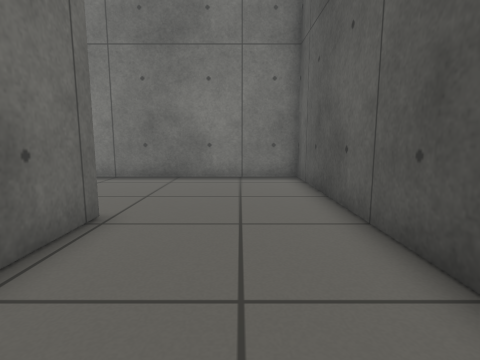
[1] (above)

12 first-person views from a walk through a robot-simulator world made for Gazebo. The camera is 0.15 m above the floor, tilts 8° down and sees 80° across. The floor is counted in squares, 0.1 m on a side. Each view is taken from the middle of a square. On the plan, view 1 faces up. The plan holds only what a view shows up to about 14 squares ahead; the rest is blank.

[2]
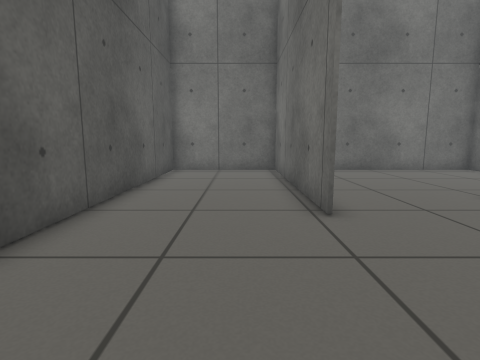

[3]
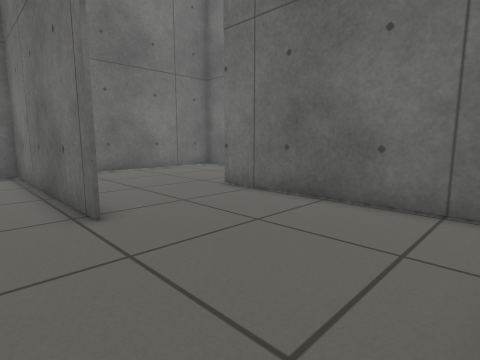

[4]
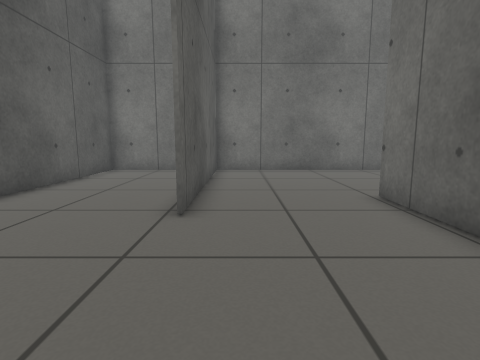

[5]
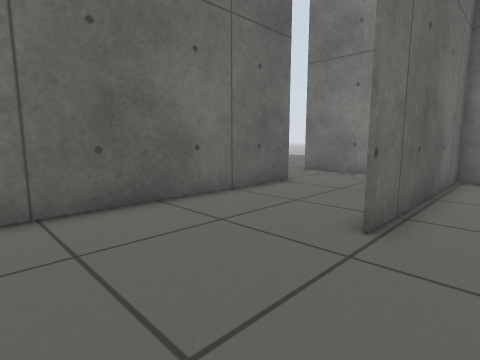

[6]
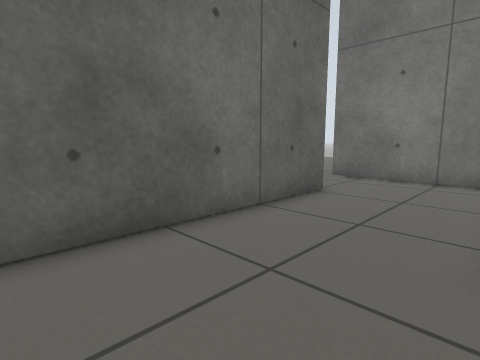

[7]
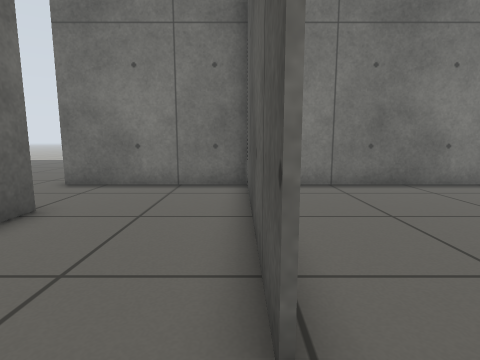

[8]
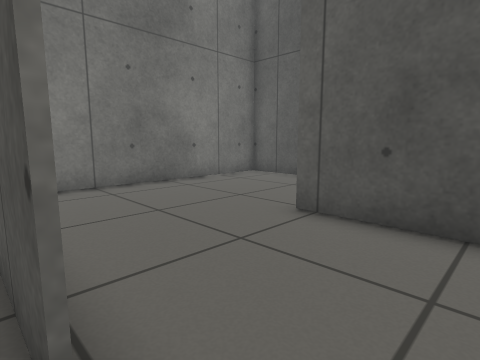

[9]
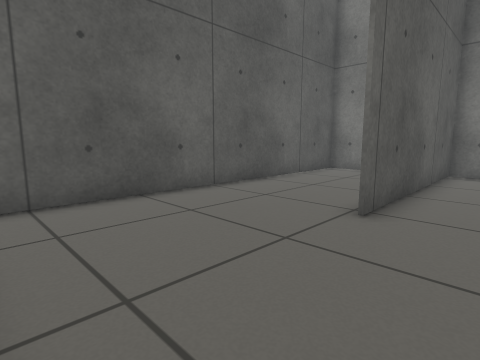

[10]
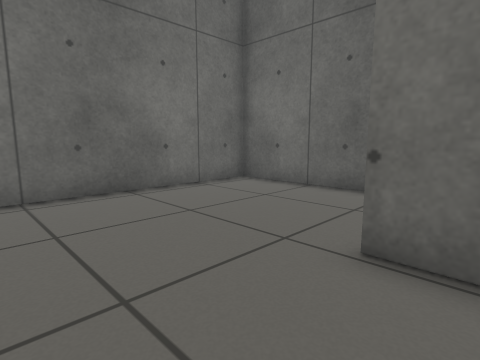

[11]
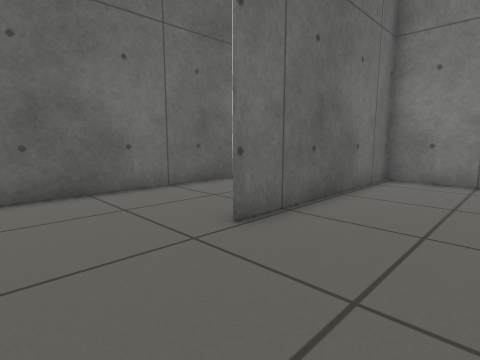

[12]
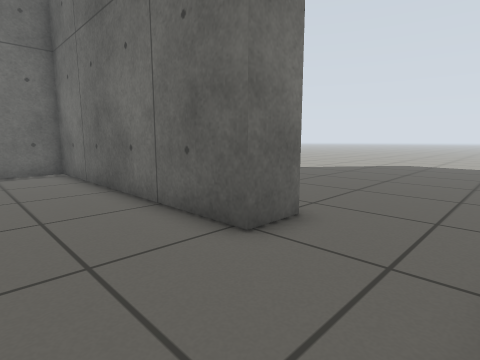

### Floor plan
Points are (right, up) in squares from view 1. A wall is a line through its corners. A room is listed if a view was taken in it or the views show most of it. See-through windows are left out.
Room 1 (views 1, 2, 3)
walls: (-2.7, 5.5) (-2.7, -3.1); (-2.9, -3.1) (2.3, -3.1) (2.3, 11.4) (-2.4, 11.4)
ways out: opening at (-3, 8.5) to room 2
Room 2 (views 4, 9, 10)
walls: (-2.4, 11.4) (-7.9, 11.4); (-7.7, 11.5) (-7.7, 3.5); (-2.8, 3.5) (-2.8, 5.5)
ways out: opening at (-3, 8.5) to room 1; opening at (-5.5, 4.5) to room 3
Room 3 (views 5, 11)
walls: (-7.6, -3.1) (-2.9, -3.1); (-2.8, -3.2) (-2.8, 3.5)
ways out: opening at (-5.5, 4.5) to room 2; opening at (-8, 0.5) to room 4
Room 4 (views 6, 7, 8, 12)
walls: (-7.8, 3.5) (-7.8, 10.6); (-12.3, 7.9) (-12.3, -3.1) (-7.6, -3.1); (-7.9, 11.4) (-12.4, 11.4)
ways out: opening at (-8, 0.5) to room 3; opening at (-13, 9.5)

Where each view was taken, in squares from view 1:
view 1: 0 up, 0 right, facing up
view 2: 11 up, 1 left, facing down
view 3: 11 up, 1 left, facing down-left
view 4: 11 up, 4 left, facing down
view 5: 1 down, 6 left, facing up-left
view 6: 0 up, 8 left, facing up-left
view 7: 2 up, 8 left, facing up
view 8: 2 up, 8 left, facing up-right
view 9: 11 up, 5 left, facing down-right
view 10: 5 up, 4 left, facing down-left
view 11: 0 up, 4 left, facing up-left
view 12: 11 up, 9 left, facing down-left
